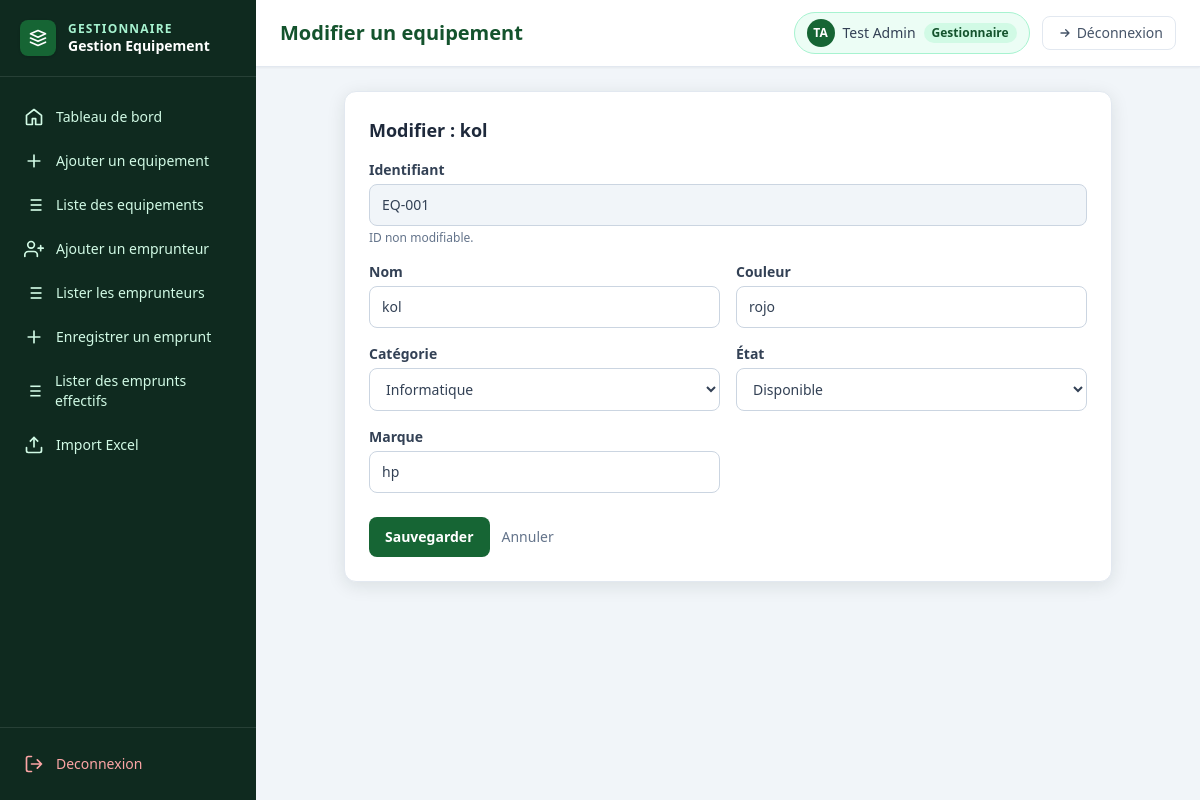
Page /equipements/equipement/EQ-001/edit/ (signed in) on the committed database.
### users/models.py (models this page shows, shortened)
class CustomUser(AbstractBaseUser, PermissionsMixin):
    class TypeUser(models.TextChoices):
        ADMIN = "administrateur", _("Administrateur")
        MANAGER = "gestionnaire", _("Gestionnaire")
    email = models.EmailField(_("email address"), unique=True)
    nom = models.CharField(max_length=150)
    prenom = models.CharField(max_length=150)
    type_user = models.CharField(max_length=30, choices=TypeUser.choices, default=TypeUser.MANAGER)
    is_active = models.BooleanField(default=True)
    objects = CustomUserManager()
    USERNAME_FIELD = "email"
    REQUIRED_FIELDS = ["nom", "prenom"]

### equipement/models.py (models this page shows, shortened)
class Materiel(models.Model):
    class Categorie(models.TextChoices):
        INFORMATIQUE = "INFORMATIQUE", "Informatique"
        AUDIOVISUEL  = "AUDIOVISUEL",  "Audiovisuel"
        MOBILIER     = "MOBILIER",     "Mobilier"
        RESEAU       = "RESEAU",       "Réseau & Télécommunications"
        LABORATOIRE  = "LABORATOIRE",  "Laboratoire"
        SPORT        = "SPORT",        "Sport"
        BUREAUTIQUE  = "BUREAUTIQUE",  "Bureautique"
        SECURITE     = "SECURITE",     "Sécurité"
        AUTRE        = "AUTRE",        "Autre"
    ETAT_CHOICES = [
        ('DISPONIBLE', 'Disponible'),
        ('EN PRET', 'En prêt'),
        ('DEFECTUEUX', 'Defectueux'),
        ('EN MAINTENANCE', 'En maintenance'),
        ('HORS SERVICE', 'Hors service'),
    ]
    id_materiel = models.CharField(max_length=50, primary_key=True, verbose_name="Identifiant")
    nom = models.CharField(max_length=100)
    couleur = models.CharField(max_length=30)
    categorie = models.CharField(
        max_length=50,
        choices=Categorie.choices,
        default=Categorie.AUTRE,
        verbose_name="Catégorie",
    )
    etat = models.CharField(
        max_length=14,
        choices=ETAT_CHOICES,
        default='DISPONIBLE',
        verbose_name="État"
    )
    marque = models.CharField(max_length=50)

### equipement/views.py (the view)
# urls.py: path("equipement/<str:materiel_id>/edit/", views.edit_equipement, name="edit_equipement"),
@login_required
def edit_equipement(request: HttpRequest, materiel_id: str) -> HttpResponse:
    materiel = get_object_or_404(Materiel, pk=materiel_id)
    if request.method == "POST":
        form = EditMaterielForm(request.POST, instance=materiel)
        if form.is_valid():
            form.save()
            messages.success(request, f"Equipement {materiel.nom} modifié avec succès.")
            return redirect(
                f"{reverse('equipement:dashboard')}?tab=detail&materiel_id={materiel_id}"
            )
        messages.error(request, "Veuillez corriger les erreurs du formulaire.")
    else:
        form = EditMaterielForm(instance=materiel)
    return render(request, "equipement/edit_equipement.html", {
        "form": form,
        "materiel": materiel,
    })

### equipement/form.py
class EditMaterielForm(forms.ModelForm):
    def __init__(self, *args, **kwargs):
        super().__init__(*args, **kwargs)
        for field in self.fields.values():
            field.widget.attrs["class"] = "field"
        self.fields["id_materiel"].widget.attrs["readonly"] = True
        self.fields["id_materiel"].widget.attrs["class"] = "field bg-slate-100"
        self.fields["id_materiel"].help_text = "ID non modifiable."
    class Meta:
        model = Materiel
        fields = ['id_materiel', 'nom', 'couleur', 'categorie', 'etat', 'marque']

### equipement/templates/equipement/edit_equipement.html (shortened to what this page needs)
{% extends "equipement/base.html" %}
{% block page_title %}Modifier un equipement{% endblock %}
{% block content %}
<section class="mx-auto max-w-3xl rounded-xl border border-slate-200 bg-white p-6 shadow-soft">
  <h2 class="text-lg font-bold text-slate-800">Modifier : {{ materiel.nom }}</h2>
  <form class="mt-4 grid gap-4 sm:grid-cols-2" method="post">
    {% for field in form %}
      <div class="{% if field.name == 'id_materiel' %}sm:col-span-2{% endif %}">
        <label class="mb-1 block text-sm font-semibold text-slate-700">{{ field.label }}</label>
        {{ field }}
        {% if field.help_text %}<p class="mt-1 text-xs text-slate-500">{{ field.help_text }}</p>{% endif %}
      </div>
    {% endfor %}
    <div class="sm:col-span-2 flex items-center gap-3 pt-2">
      <button class="btn-primary" type="submit">Sauvegarder</button>
      <a class="text-sm font-medium text-slate-500 hover:text-slate-700"
         href="{% url 'equipement:dashboard' %}?tab=detail&materiel_id={{ materiel.id_materiel }}">
        Annuler
      </a>
    </div>
  </form>
</section>
{% endblock %}

### equipement/templates/equipement/base.html (shortened to what this page needs)
<!doctype html>
<html lang="fr">
  <head>
    <script src="https://cdn.tailwindcss.com"></script>
  </head>
  <body class="bg-slate-100 text-slate-800">
    <div class="min-h-screen lg:flex">
      <aside class="flex w-64 shrink-0 flex-col bg-darkPanel text-white lg:min-h-screen">
        <div class="flex items-center gap-3 border-b border-white/10 px-5 py-5">
          <div class="grid h-9 w-9 place-items-center rounded-lg bg-greenBrand-600 shadow">
          </div>
          <div>
            <p class="text-xs font-semibold uppercase tracking-widest text-emerald-200">Gestionnaire</p>
            <p class="text-sm font-bold leading-tight text-white">Gestion Equipement</p>
          </div>
        </div>
        <nav class="flex-1 space-y-1 px-3 py-5">
          <a href="?tab=home" class="nav-link {% if tab == 'home' %}active{% endif %}">
            <svg class="h-5 w-5" viewBox="0 0 24 24" fill="none" stroke="currentColor" stroke-width="2"><path stroke-linecap="round" stroke-linejoin="round" d="m3 10 9-7 9 7v10a1 1 0 0 1-1 1h-6v-7H10v7H4a1 1 0 0 1-1-1z"/></svg>
            Tableau de bord
          </a>
          <a href="?tab=add" class="nav-link {% if tab == 'add' %}active{% endif %}">
            <svg class="h-5 w-5" viewBox="0 0 24 24" fill="none" stroke="currentColor" stroke-width="2"><path stroke-linecap="round" stroke-linejoin="round" d="M12 5v14M5 12h14"/></svg>
            Ajouter un equipement
          </a>
          <a href="?tab=list" class="nav-link {% if tab == 'list' %}active{% endif %}">
            Liste des equipements
          </a>
          <a href="?tab=register" class="nav-link {% if tab == 'register' %}active{% endif %}">
            <svg class="h-5 w-5" viewBox="0 0 24 24" fill="none" stroke="currentColor" stroke-width="2">
                <path stroke-linecap="round" stroke-linejoin="round" d="M16 21v-2a4 4 0 0 0-4-4H5a4 4 0 0 0-4 4v2"/>
                <circle cx="8.5" cy="7" r="4"/>
                <path stroke-linecap="round" stroke-linejoin="round" d="M20 8v6M23 11h-6"/>
            </svg>
            Ajouter un emprunteur
          </a>
          <a href="?tab=lister_emprunteurs" class="nav-link {% if tab == 'lister_emprunteurs' %}active{% endif %}">
            Lister les emprunteurs
          </a>
          <a href="?tab=creer_emprunt" class="nav-link {% if tab == 'creer_emprunt' %}active{% endif %}">
            <svg class="h-5 w-5" viewBox="0 0 24 24" fill="none" stroke="currentColor" stroke-width="2"><path stroke-linecap="round" stroke-linejoin="round" d="M12 5v14M5 12h14"/></svg>
            Enregistrer un emprunt
          </a>
          <a href="?tab=lister_emprunts" class="nav-link {% if tab == 'lister_emprunts' %}active{% endif %}">
            Lister des emprunts effectifs
          </a>
          <a href="?tab=import" class="nav-link {% if tab == 'import' %}active{% endif %}">
            <svg class="h-5 w-5" viewBox="0 0 24 24" fill="none" stroke="currentColor" stroke-width="2"><path stroke-linecap="round" stroke-linejoin="round" d="M21 15v4a2 2 0 0 1-2 2H5a2 2 0 0 1-2-2v-4"/><polyline points="17 8 12 3 7 8"/><line x1="12" y1="3" x2="12" y2="15"/></svg>
            Import Excel
          </a>
        </nav>
        <div class="border-t border-white/10 px-3 py-4">
          <a href="{% url 'users:logout' %}" class="nav-link text-red-300 hover:bg-red-900/30 hover:text-red-200">
            <svg class="h-5 w-5" viewBox="0 0 24 24" fill="none" stroke="currentColor" stroke-width="2"><path stroke-linecap="round" stroke-linejoin="round" d="M9 21H5a2 2 0 0 1-2-2V5a2 2 0 0 1 2-2h4"/><path stroke-linecap="round" stroke-linejoin="round" d="m16 17 5-5-5-5M21 12H9"/></svg>
            Deconnexion
          </a>
        </div>
      </aside>
      <div class="flex flex-1 flex-col">
        <header class="flex items-center justify-between border-b border-slate-200 bg-white px-6 py-3 shadow-sm">
          <h1 class="text-xl font-bold text-greenBrand-700">{% block page_title %}Tableau de bord{% endblock %}</h1>
          <div class="flex items-center gap-3">
            <div class="flex items-center gap-2 rounded-full border border-emerald-200 bg-emerald-50 px-3 py-1.5">
              <div class="grid h-7 w-7 place-items-center rounded-full bg-greenBrand-600 text-xs font-bold text-white">
                {{ request.user.prenom|first|upper }}{{ request.user.nom|first|upper }}
              </div>
              <span class="text-sm font-medium text-slate-700">{{ request.user.prenom }} {{ request.user.nom }}</span>
              <span class="rounded-full bg-greenBrand-100 px-2 py-0.5 text-xs font-semibold text-greenBrand-700">Gestionnaire</span>
            </div>
            <a href="{% url 'equipement:logout' %}" class="flex items-center gap-1.5 rounded-lg border border-slate-200 px-3 py-1.5 text-sm font-medium text-slate-600 transition hover:bg-slate-100">
              <svg class="h-4 w-4" viewBox="0 0 24 24" fill="none" stroke="currentColor" stroke-width="2">
                <path stroke-linecap="round" stroke-linejoin="round" d="m16 17 5-5-5-5M21 12H9"/>
              </svg>
              Déconnexion
            </a>
          </div>
        </header>
        <main class="flex-1 p-6">
          {% block content %}{% endblock %}
        </main>
      </div>
    </div>
  </body>
</html>

### rows in the picture
CustomUser: user.prenom|first "T", user.nom|first "A", user.prenom "Test", user.nom "Admin"
Materiel: nom "kol", form "EQ-001" "kol" "rojo" "Informatique" "Disponible" "hp"

### other values in the picture
{{ field.label }} "Identifiant" "Nom" "Couleur" "Catégorie" "État" "Marque"
{{ field.help_text }} "ID non modifiable."
